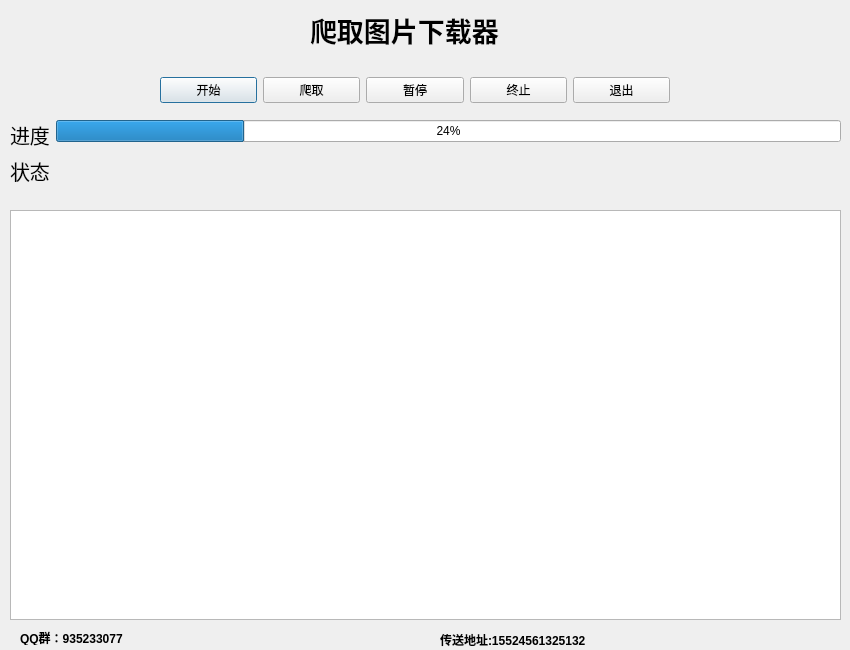
<?xml version="1.0" encoding="UTF-8"?>
<ui version="4.0">
 <class>mainWindow</class>
 <widget class="QDialog" name="mainWindow">
  <property name="geometry">
   <rect>
    <x>0</x>
    <y>0</y>
    <width>850</width>
    <height>650</height>
   </rect>
  </property>
  <property name="minimumSize">
   <size>
    <width>850</width>
    <height>650</height>
   </size>
  </property>
  <property name="maximumSize">
   <size>
    <width>850</width>
    <height>650</height>
   </size>
  </property>
  <property name="sizeIncrement">
   <size>
    <width>850</width>
    <height>650</height>
   </size>
  </property>
  <property name="windowTitle">
   <string>爬取图片下载器</string>
  </property>
  <property name="windowIcon">
   <iconset>
    <normaloff>main.ico</normaloff>main.ico</iconset>
  </property>
  <property name="ico" stdset="0">
   <iconset>
    <normaloff>main.ico</normaloff>main.ico</iconset>
  </property>
  <widget class="QLabel" name="label">
   <property name="geometry">
    <rect>
     <x>310</x>
     <y>10</y>
     <width>250</width>
     <height>40</height>
    </rect>
   </property>
   <property name="font">
    <font>
     <family>Arial</family>
     <pointsize>20</pointsize>
     <weight>75</weight>
     <bold>true</bold>
    </font>
   </property>
   <property name="cursor">
    <cursorShape>ArrowCursor</cursorShape>
   </property>
   <property name="layoutDirection">
    <enum>Qt::LeftToRight</enum>
   </property>
   <property name="text">
    <string>爬取图片下载器</string>
   </property>
   <property name="textFormat">
    <enum>Qt::AutoText</enum>
   </property>
  </widget>
  <widget class="QWidget" name="horizontalLayoutWidget">
   <property name="geometry">
    <rect>
     <x>160</x>
     <y>70</y>
     <width>510</width>
     <height>40</height>
    </rect>
   </property>
   <layout class="QHBoxLayout" name="horizontalLayout">
    <item>
     <widget class="QPushButton" name="pushButton">
      <property name="text">
       <string>开始</string>
      </property>
     </widget>
    </item>
    <item>
     <widget class="QPushButton" name="pushButton_2">
      <property name="text">
       <string>爬取</string>
      </property>
     </widget>
    </item>
    <item>
     <widget class="QPushButton" name="pushButton_3">
      <property name="text">
       <string>暂停</string>
      </property>
     </widget>
    </item>
    <item>
     <widget class="QPushButton" name="pushButton_4">
      <property name="text">
       <string>终止</string>
      </property>
     </widget>
    </item>
    <item>
     <widget class="QPushButton" name="pushButton_5">
      <property name="text">
       <string>退出</string>
      </property>
     </widget>
    </item>
   </layout>
  </widget>
  <widget class="QWidget" name="formLayoutWidget">
   <property name="geometry">
    <rect>
     <x>10</x>
     <y>120</y>
     <width>831</width>
     <height>70</height>
    </rect>
   </property>
   <layout class="QFormLayout" name="formLayout_3">
    <item row="0" column="0">
     <widget class="QLabel" name="label_2">
      <property name="font">
       <font>
        <family>Arial</family>
        <pointsize>15</pointsize>
       </font>
      </property>
      <property name="text">
       <string>进度</string>
      </property>
     </widget>
    </item>
    <item row="0" column="1">
     <widget class="QProgressBar" name="progressBar">
      <property name="value">
       <number>24</number>
      </property>
     </widget>
    </item>
    <item row="1" column="0">
     <widget class="QLabel" name="label_3">
      <property name="font">
       <font>
        <family>Arial</family>
        <pointsize>15</pointsize>
       </font>
      </property>
      <property name="text">
       <string>状态</string>
      </property>
     </widget>
    </item>
    <item row="1" column="1">
     <widget class="QLabel" name="label_4">
      <property name="font">
       <font>
        <family>Arial</family>
        <pointsize>10</pointsize>
        <weight>75</weight>
        <bold>true</bold>
       </font>
      </property>
      <property name="text">
       <string/>
      </property>
     </widget>
    </item>
   </layout>
  </widget>
  <widget class="QTextEdit" name="textEdit">
   <property name="geometry">
    <rect>
     <x>10</x>
     <y>210</y>
     <width>831</width>
     <height>410</height>
    </rect>
   </property>
   <property name="html">
    <string>&lt;!DOCTYPE HTML PUBLIC &quot;-//W3C//DTD HTML 4.0//EN&quot; &quot;http://www.w3.org/TR/REC-html40/strict.dtd&quot;&gt;
&lt;html&gt;&lt;head&gt;&lt;meta name=&quot;qrichtext&quot; content=&quot;1&quot; /&gt;&lt;style type=&quot;text/css&quot;&gt;
p, li { white-space: pre-wrap; }
&lt;/style&gt;&lt;/head&gt;&lt;body style=&quot; font-family:'SimSun'; font-size:9pt; font-weight:400; font-style:normal;&quot;&gt;
&lt;p style=&quot;-qt-paragraph-type:empty; margin-top:0px; margin-bottom:0px; margin-left:0px; margin-right:0px; -qt-block-indent:0; text-indent:0px; font-family:'SimSun';&quot;&gt;&lt;br /&gt;&lt;/p&gt;&lt;/body&gt;&lt;/html&gt;</string>
   </property>
  </widget>
  <widget class="QLabel" name="label_5">
   <property name="geometry">
    <rect>
     <x>20</x>
     <y>630</y>
     <width>130</width>
     <height>15</height>
    </rect>
   </property>
   <property name="font">
    <font>
     <family>Arial</family>
     <weight>75</weight>
     <bold>true</bold>
    </font>
   </property>
   <property name="text">
    <string>QQ群：935233077</string>
   </property>
  </widget>
  <widget class="QLabel" name="label_6">
   <property name="geometry">
    <rect>
     <x>440</x>
     <y>630</y>
     <width>370</width>
     <height>20</height>
    </rect>
   </property>
   <property name="font">
    <font>
     <family>Arial</family>
     <weight>75</weight>
     <bold>true</bold>
    </font>
   </property>
   <property name="text">
    <string>传送地址:15524561325132</string>
   </property>
  </widget>
 </widget>
 <resources/>
 <connections>
  <connection>
   <sender>pushButton_5</sender>
   <signal>clicked()</signal>
   <receiver>mainWindow</receiver>
   <slot>close()</slot>
   <hints>
    <hint type="sourcelabel">
     <x>645</x>
     <y>100</y>
    </hint>
    <hint type="destinationlabel">
     <x>725</x>
     <y>60</y>
    </hint>
   </hints>
  </connection>
 </connections>
</ui>
